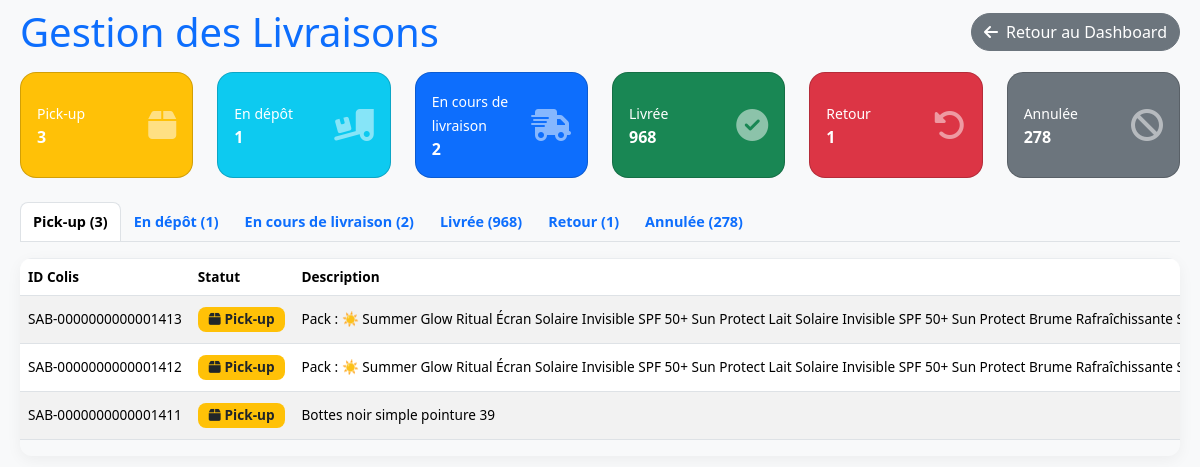
The page /app/views/admin/all_deliveries_old.php on the database its author committed.
### tables this page shows
CREATE TABLE `deliveries` (
  `id` int(11) NOT NULL,
  `unique_id` varchar(100) NOT NULL,
  `supplier_id` int(11) NOT NULL,
  `driver_id` int(11) DEFAULT NULL,
  `description` text NOT NULL,
  `recipient_name` varchar(255) NOT NULL,
  `recipient_phone` varchar(50) NOT NULL,
  `recipient_city` varchar(100) NOT NULL,
  `attempts` int(11) NOT NULL DEFAULT 0,
  `destination_address` text NOT NULL,
  `weight_kg` decimal(10,2) NOT NULL,
  `length_cm` decimal(10,2) NOT NULL,
  `L_width_cm` decimal(10,2) NOT NULL DEFAULT 0.00,
  `width_cm` int(11) DEFAULT NULL,
  `height_cm` decimal(10,2) NOT NULL,
  `declared_value` decimal(10,2) NOT NULL DEFAULT 0.00,
  `is_fragile` tinyint(1) NOT NULL DEFAULT 0,
  `accepts_exchange` tinyint(1) NOT NULL DEFAULT 0,
  `status` enum('pending','assigned','in_transit','delivered','returned','cancelled','delivered_to_sender') NOT NULL DEFAULT 'pending',
  `return_reason` varchar(255) DEFAULT NULL,
  `invoice_id` int(11) DEFAULT NULL,
  `price` decimal(10,2) NOT NULL DEFAULT 0.00,
  `created_at` timestamp NOT NULL DEFAULT current_timestamp(),
  `updated_at` timestamp NOT NULL DEFAULT current_timestamp() ON UPDATE current_timestamp()
);

### app/views/admin/all_deliveries_old.php (the view, shortened to what this page needs)
<?php
$mysqli = new mysqli(DB_HOST, DB_USER, DB_PASS, DB_NAME);
$mysqli->set_charset("utf8mb4");
$deliveryStatuses = [
    'pending' => ['label' => 'Pick-up', 'color' => 'bg-warning', 'icon' => 'fas fa-box', 'text_color' => 'text-dark'],
    'assigned' => ['label' => 'En dépôt', 'color' => 'bg-info', 'icon' => 'fas fa-truck-loading', 'text_color' => 'text-dark'],
    'in_transit' => ['label' => 'En cours de livraison', 'color' => 'bg-primary', 'icon' => 'fas fa-shipping-fast', 'text_color' => 'text-white'],
    'delivered' => ['label' => 'Livrée', 'color' => 'bg-success', 'icon' => 'fas fa-check-circle', 'text_color' => 'text-white'],
    'returned' => ['label' => 'Retour', 'color' => 'bg-danger', 'icon' => 'fas fa-undo-alt', 'text_color' => 'text-white'],
    'cancelled' => ['label' => 'Annulée', 'color' => 'bg-secondary', 'icon' => 'fas fa-ban', 'text_color' => 'text-white']
];
$limit = 10;
$activeTab = $_GET['tab'] ?? 'pending-tab';
$currentPage = [];
foreach($deliveryStatuses as $key => $info){
    $tabParam = $key.'-tab';
    $currentPage[$key] = ($activeTab === $tabParam && isset($_GET['page'])) ? max(1,intval($_GET['page'])) : 1;
}
$filter_start_date = $_GET['start_date'] ?? '';
$filter_end_date = $_GET['end_date'] ?? '';
$filter_supplier_id = $_GET['supplier_id'] ?? '';
$filter_driver_id = $_GET['driver_id'] ?? '';
$search_query = $_GET['search_query'] ?? '';
function getDeliveriesByStatus($mysqli, $status, $limit, $page, $filters) {
    $offset = ($page-1)*$limit;
    $sql = "SELECT d.*,
                   s.username AS supplier_username, s.company_name AS supplier_company_name,
                   u.username AS driver_username, u.first_name AS driver_first_name, u.last_name AS driver_last_name
            FROM deliveries d
            LEFT JOIN users s ON d.supplier_id = s.id
            LEFT JOIN users u ON d.driver_id = u.id
            WHERE d.status = ?";
    $params = [$status]; $types="s";
    $sql .= " ORDER BY d.created_at DESC LIMIT ? OFFSET ?";
    $params[] = $limit; $params[] = $offset; $types.="ii";
    $stmt = $mysqli->prepare($sql);
    $stmt->bind_param($types, ...$params);
    $stmt->execute();
    $res = $stmt->get_result();
    $deliveries = [];
    while($row = $res->fetch_assoc()){ $deliveries[] = $row; }
    return $deliveries;
}
function countDeliveriesByStatus($mysqli, $status, $filters){
    $sql = "SELECT COUNT(*) AS total FROM deliveries WHERE status=?";
    $params = [$status]; $types="s";
    $stmt = $mysqli->prepare($sql);
    $stmt->bind_param($types, ...$params);
    $stmt->execute();
    $res = $stmt->get_result();
    $total = $res->fetch_assoc()['total'];
    return $total;
}
$deliveriesByStatus = [];
$totalByStatus = [];
$filters = [
    'start_date'=>$filter_start_date,
    'end_date'=>$filter_end_date,
    'supplier_id'=>$filter_supplier_id,
    'driver_id'=>$filter_driver_id,
    'search_query'=>$search_query
];
foreach($deliveryStatuses as $key=>$info){
    $deliveriesByStatus[$key] = getDeliveriesByStatus($mysqli, $key, $limit, $currentPage[$key], $filters);
    $totalByStatus[$key] = countDeliveriesByStatus($mysqli, $key, $filters);
}
?>
<!DOCTYPE html>
<html lang="fr">
<head>
<link href="https://cdn.jsdelivr.net/npm/bootstrap@5.3.3/dist/css/bootstrap.min.css" rel="stylesheet">
<link rel="stylesheet" href="https://cdnjs.cloudflare.com/ajax/libs/font-awesome/6.4.2/css/all.min.css">
</head>
<body class="bg-light p-2">
<div class="container-fluid">
<div class="d-flex flex-column flex-md-row justify-content-between align-items-start align-items-md-center mb-3">
    <h1 class="text-primary mb-2 mb-md-0">Gestion des Livraisons</h1>
    <a href="/sabroom/public/admin/dashboard" class="btn btn-secondary rounded-pill mb-2 mb-md-0"><i class="fas fa-arrow-left me-2"></i>Retour au Dashboard</a>
</div>
<div class="row mb-3 flex-nowrap overflow-auto">
<?php foreach($deliveryStatuses as $key=>$info): ?>
<div class="col-6 col-md-2 mb-2">
    <div class="card text-white <?php echo $info['color'];?> h-100">
        <div class="card-body d-flex justify-content-between align-items-center">
            <div>
                <small><?php echo $info['label'];?></small>
                <div class="fw-bold"><?php echo $totalByStatus[$key];?></div>
            </div>
            <i class="<?php echo $info['icon'];?> fa-2x text-white-50"></i>
        </div>
    </div>
</div>
<?php endforeach; ?>
</div>
<ul class="nav nav-tabs mb-3 flex-nowrap overflow-auto" id="deliveryTabs" role="tablist">
<?php foreach($deliveryStatuses as $key=>$info): ?>
<li class="nav-item">
    <button class="nav-link <?php echo ($activeTab===$key.'-tab'?'active':'');?>" id="<?php echo $key;?>-tab" data-bs-toggle="tab" data-bs-target="#<?php echo $key;?>-deliveries" type="button">
        <?php echo $info['label'];?> (<?php echo $totalByStatus[$key];?>)
    </button>
</li>
<?php endforeach; ?>
</ul>
<div class="tab-content">
<?php foreach($deliveryStatuses as $key=>$info): ?>
<div class="tab-pane fade <?php echo ($activeTab===$key.'-tab'?'show active':'');?>" id="<?php echo $key;?>-deliveries">
    <div class="table-responsive">
    <table class="table table-hover table-striped align-middle responsive-table">
        <thead>
        <tr>
            <th>ID Colis</th>
            <th>Statut</th>
            <th>Description</th>
        </tr>
        </thead>
        <tbody>
        <?php
        $statusDeliveries = $deliveriesByStatus[$key];
        if(!empty($statusDeliveries)):
            foreach($statusDeliveries as $d): ?>
            <tr>
                <td><?php echo htmlspecialchars($d['unique_id']);?></td>
                <td><span class="badge <?php echo $info['color'].' '.$info['text_color'];?>"><i class="<?php echo $info['icon'];?> me-1"></i><?php echo $info['label'];?></span></td>
                <td><?php echo htmlspecialchars($d['description']);?></td>
            </tr>
            <?php endforeach;
        else: ?>
            <tr><td colspan="6" class="text-center text-muted">Aucun colis</td></tr>
        <?php endif; ?>
        </tbody>
    </table>
    </div>
</div>
<?php endforeach; ?>
</div>
</div>
</body>
</html>

### app/views/admin/all_deliveries_old.php (style rules this page uses)
.card { border-radius:1rem; transition: all 0.2s ease; }
.badge { border-radius:0.5rem;font-weight:600;padding:0.4em 0.8em;font-size:0.85rem; }
.nav-tabs .nav-link { font-weight:600;padding:0.5rem 0.75rem;transition:0.3s; font-size:0.9rem; }
.nav-tabs .nav-link.active { border-radius:0.5rem 0.5rem 0 0; }
.table-responsive { border-radius:0.75rem; overflow-x:auto; box-shadow:0 4px 15px rgba(0,0,0,0.05); }
.responsive-table th, .responsive-table td { white-space:nowrap; padding:0.5rem; border-top:1px solid #e9ecef; font-size:0.85rem; }
.responsive-table tbody tr:nth-of-type(odd) { background-color: rgba(0,0,0,0.03); }

### rows shown on the page
deliveries: unique "SAB-0000000000001413", label "Pick-up", description "Pack : ☀️ Summer Glow Ritual Écran Solaire Invisible SPF 50+ Sun Protect Lait Solaire Invisible SPF 50+ Sun Protect Brume Rafraîchissante…"
deliveries: unique "SAB-0000000000001412", label "Pick-up", description "Pack : ☀️ Summer Glow Ritual Écran Solaire Invisible SPF 50+ Sun Protect Lait Solaire Invisible SPF 50+ Sun Protect Brume Rafraîchissante…"
deliveries: unique "SAB-0000000000001411", label "Pick-up", description "Bottes noir simple pointure 39"

### other values the page prints
$info['label'] "Pick-up"
$totalByStatus[$key] "3"
$info['label'] "En dépôt"
$totalByStatus[$key] "1"
$info['label'] "En cours de livraison"
$totalByStatus[$key] "2"
$info['label'] "Livrée"
$totalByStatus[$key] "968"
$info['label'] "Retour"
$info['label'] "Annulée"
$totalByStatus[$key] "278"
